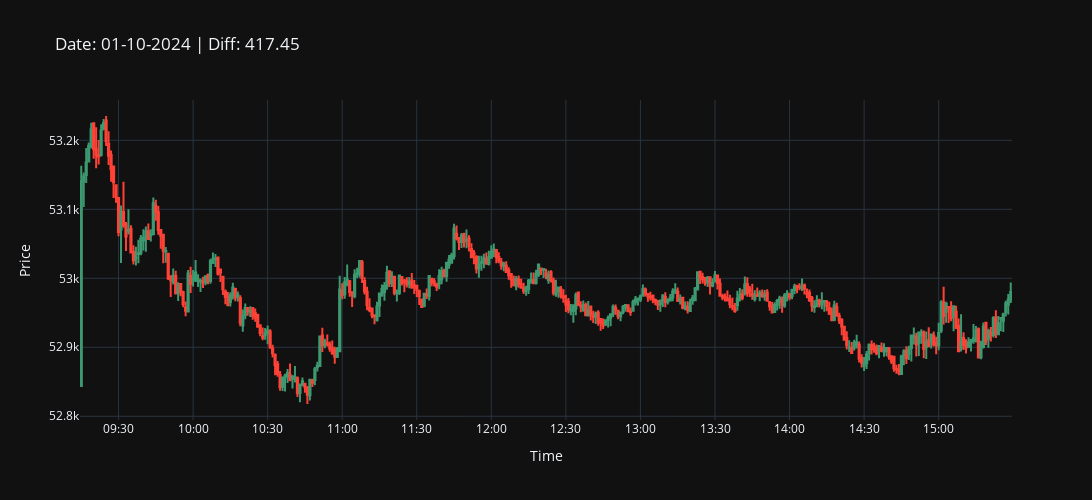
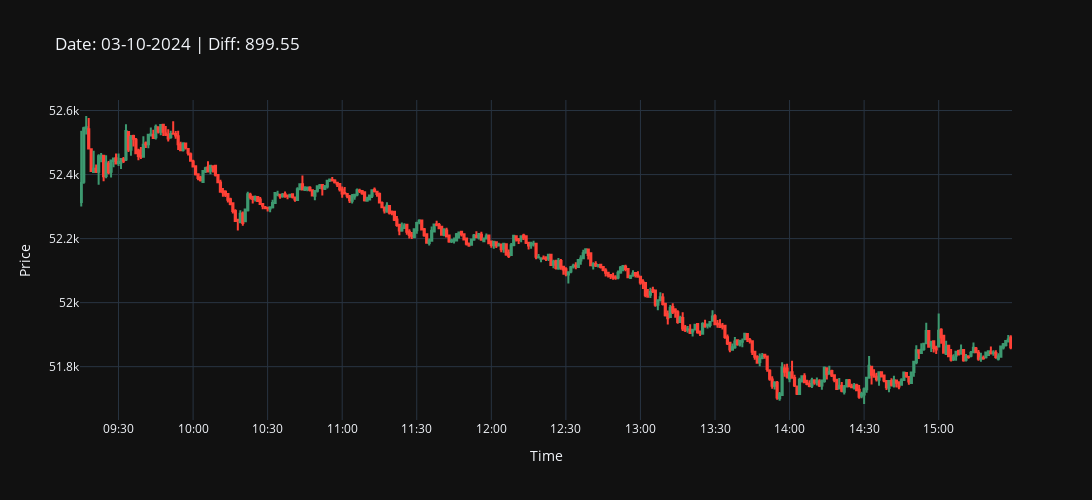
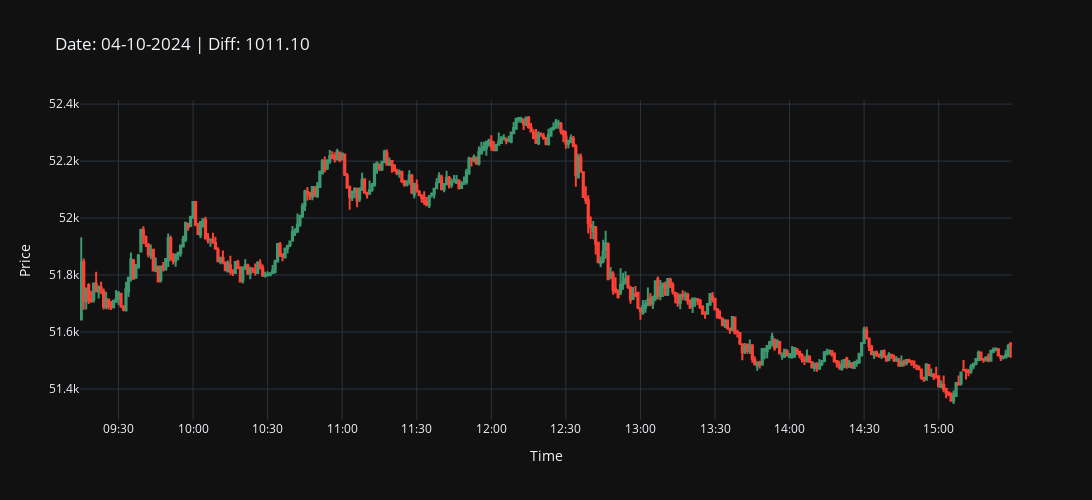
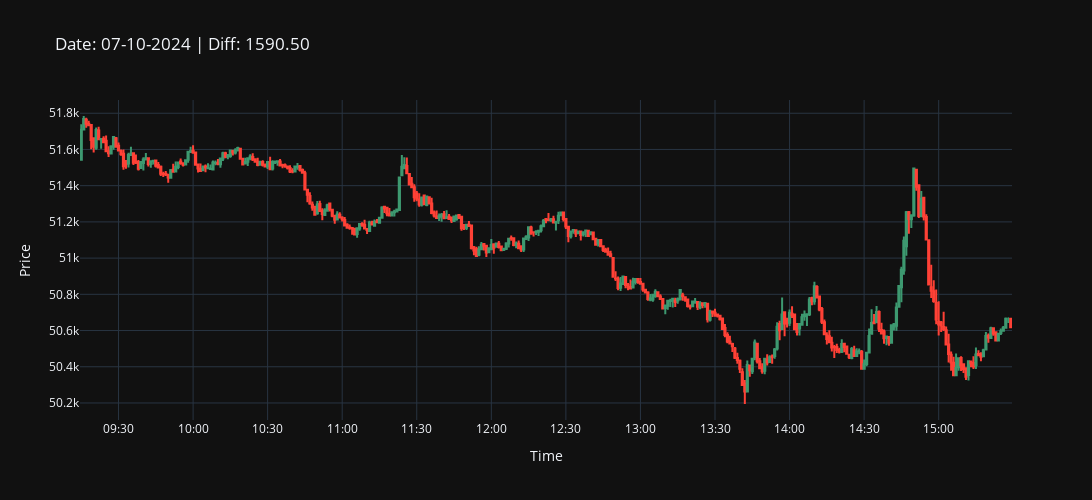

The notebook cell these images were saved under, in order:
### Code cell
import plotly.graph_objects as go

# Group the DataFrame by date
grouped = df.groupby('date')

# Create a list to store the individual plots
plots = []

# Iterate over each group (each day)
for date, group in grouped:
    # Convert 'time' column to datetime
    group['time'] = pd.to_datetime(group['time'], format='%H:%M:%S')
    
    # Calculate the high-low difference for the day
    high_low_diff = group['high'].max() - group['low'].min()
    
    # Create the candlestick plot for the day
    fig = go.Figure(data=[go.Candlestick(
        x=group['time'],
        open=group['open'],
        high=group['high'],
        low=group['low'],
        close=group['close']
    )])
    
    # Update layout for the plot
    fig.update_layout(
        title=f'Date: {date.strftime("%d-%m-%Y")} | Diff: {high_low_diff:.2f}',
        xaxis_title='Time',
        yaxis_title='Price',
        xaxis_rangeslider_visible=False,
        xaxis=dict(
            tickformat='%H:%M',
            tickmode='linear',
            dtick=1800000  # 30 minutes in milliseconds
        ),
        width=1400,
        height=500,
        template='plotly_dark',  # Use a dark theme for better contrast
        showlegend=False
    )
    
    # Append the plot to the list
    plots.append(fig)

# Display all the plots in one frame
for fig in plots:
    fig.show()

### Figure 1 — Plotly figure (JSON) as saved in the notebook; plotly's stock layout.template omitted (floating-point values rounded to 4 significant figures; data arrays with more than 128 entries replaced by an {"elided": "..."} marker saying what was removed)
{"data": [{"close": {"elided": "375 float values"}, "high": {"elided": "375 float values"}, "low": {"elided": "375 float values"}, "open": {"elided": "375 float values"}, "type": "candlestick", "x": {"elided": "375 str values"}}], "layout": {"height": 500, "showlegend": false, "title": {"text": "Date: 01-10-2024 | Diff: 417.45"}, "width": 1400, "xaxis": {"dtick": 1800000, "rangeslider": {"visible": false}, "tickformat": "%H:%M", "tickmode": "linear", "title": {"text": "Time"}}, "yaxis": {"title": {"text": "Price"}}}}

### Figure 2 — Plotly figure (JSON) as saved in the notebook; plotly's stock layout.template omitted (floating-point values rounded to 4 significant figures; data arrays with more than 128 entries replaced by an {"elided": "..."} marker saying what was removed)
{"data": [{"close": {"elided": "375 float values"}, "high": {"elided": "375 float values"}, "low": {"elided": "375 float values"}, "open": {"elided": "375 float values"}, "type": "candlestick", "x": {"elided": "375 str values"}}], "layout": {"height": 500, "showlegend": false, "title": {"text": "Date: 03-10-2024 | Diff: 899.55"}, "width": 1400, "xaxis": {"dtick": 1800000, "rangeslider": {"visible": false}, "tickformat": "%H:%M", "tickmode": "linear", "title": {"text": "Time"}}, "yaxis": {"title": {"text": "Price"}}}}

### Figure 3 — Plotly figure (JSON) as saved in the notebook; plotly's stock layout.template omitted (floating-point values rounded to 4 significant figures; data arrays with more than 128 entries replaced by an {"elided": "..."} marker saying what was removed)
{"data": [{"close": {"elided": "375 float values"}, "high": {"elided": "375 float values"}, "low": {"elided": "375 float values"}, "open": {"elided": "375 float values"}, "type": "candlestick", "x": {"elided": "375 str values"}}], "layout": {"height": 500, "showlegend": false, "title": {"text": "Date: 04-10-2024 | Diff: 1011.10"}, "width": 1400, "xaxis": {"dtick": 1800000, "rangeslider": {"visible": false}, "tickformat": "%H:%M", "tickmode": "linear", "title": {"text": "Time"}}, "yaxis": {"title": {"text": "Price"}}}}

### Figure 4 — Plotly figure (JSON) as saved in the notebook; plotly's stock layout.template omitted (floating-point values rounded to 4 significant figures; data arrays with more than 128 entries replaced by an {"elided": "..."} marker saying what was removed)
{"data": [{"close": {"elided": "375 float values"}, "high": {"elided": "375 float values"}, "low": {"elided": "375 float values"}, "open": {"elided": "375 float values"}, "type": "candlestick", "x": {"elided": "375 str values"}}], "layout": {"height": 500, "showlegend": false, "title": {"text": "Date: 07-10-2024 | Diff: 1590.50"}, "width": 1400, "xaxis": {"dtick": 1800000, "rangeslider": {"visible": false}, "tickformat": "%H:%M", "tickmode": "linear", "title": {"text": "Time"}}, "yaxis": {"title": {"text": "Price"}}}}
